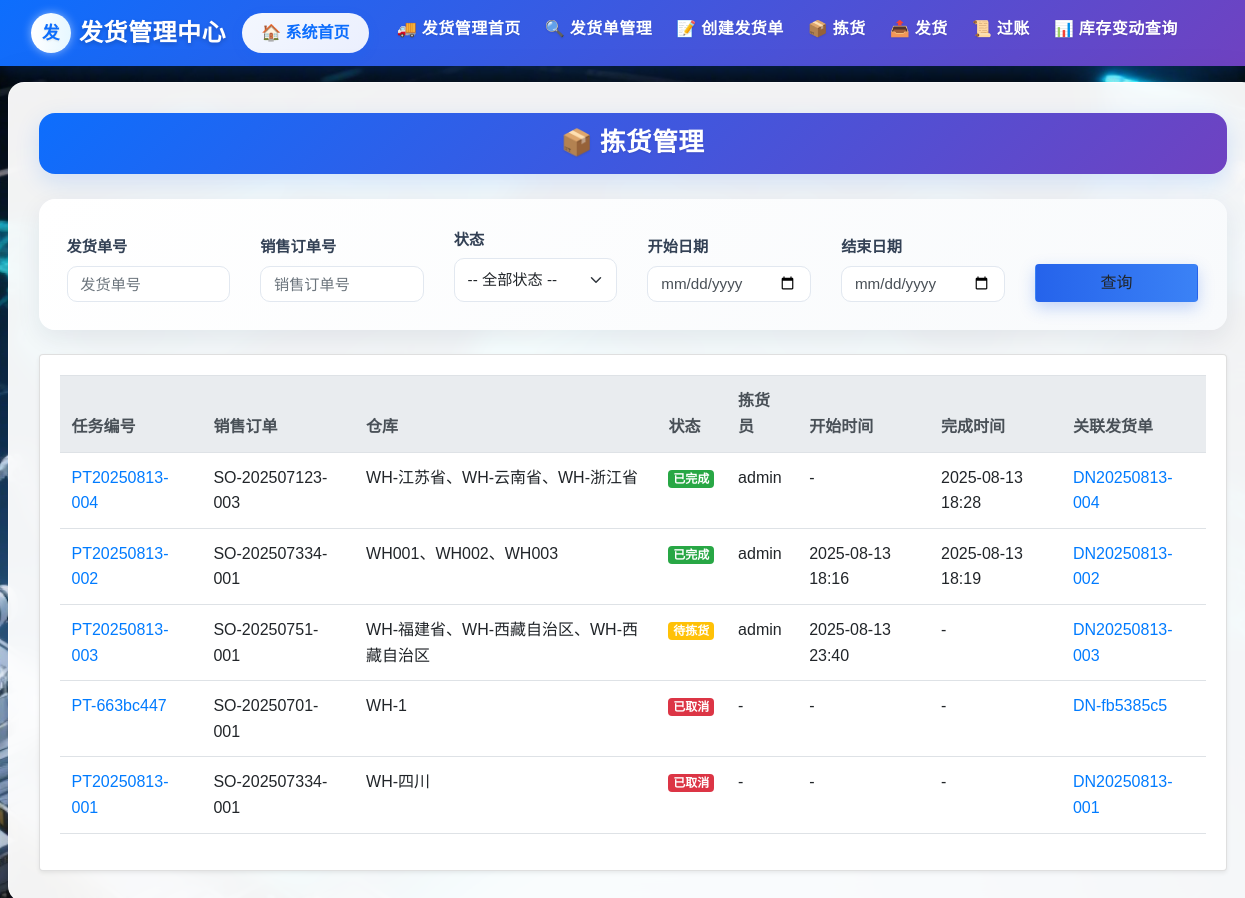
The app's page /delivery/picking_tasks (signed in), older data.
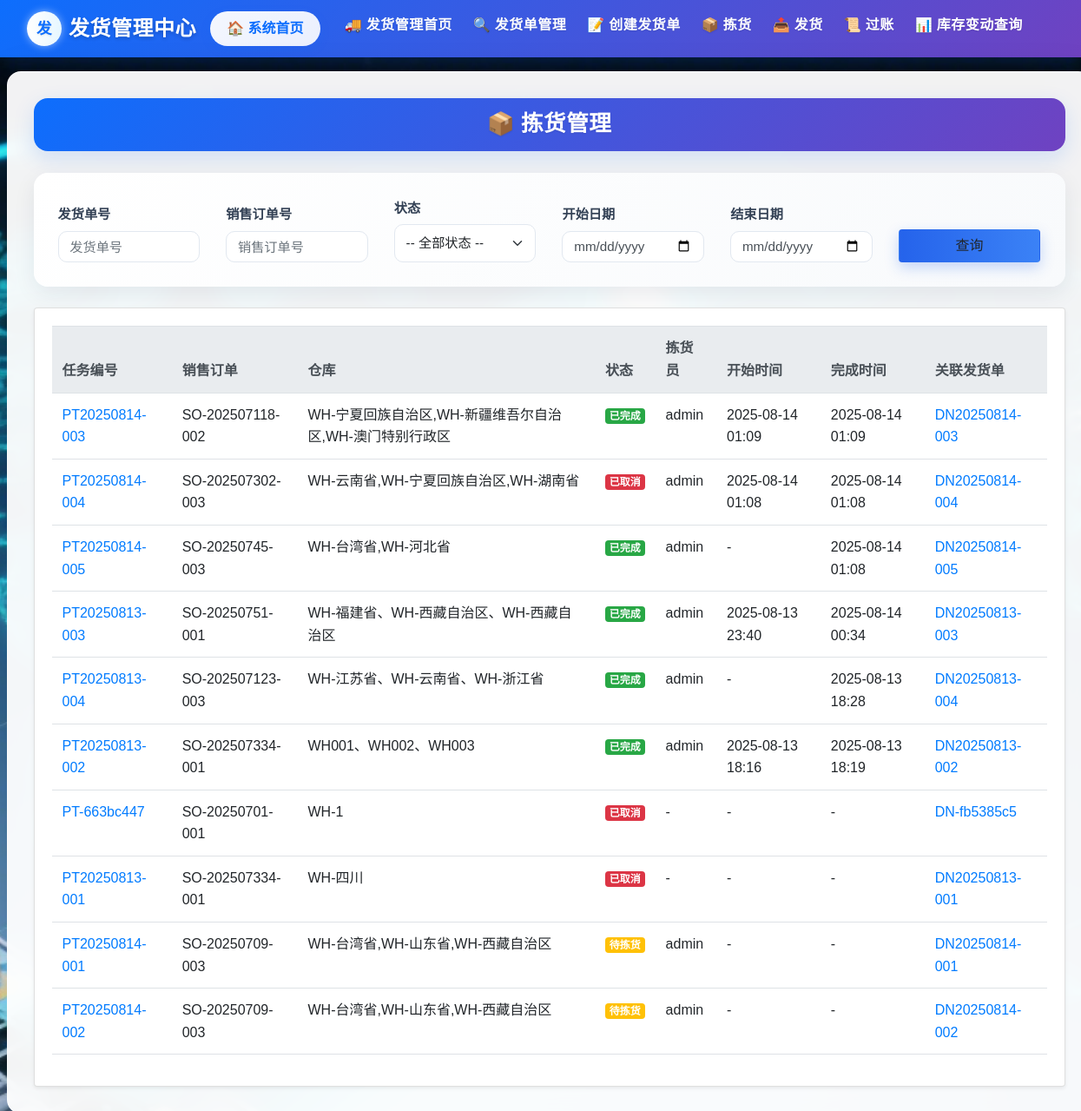
The same page, newer data.
### delivery/models.py (models this page shows)
class PickingTask(db.Model):
    __tablename__ = 'PickingTask'
    task_id = db.Column(db.String(255), primary_key=True)
    sales_order_id = db.Column(db.String(255), db.ForeignKey('SalesOrder.sales_order_id'), nullable=False)
    warehouse_code = db.Column(db.String(255), nullable=False)
    status = db.Column(db.String(50))
    picker = db.Column(db.String(255))  # 拣货员
    assigned_at = db.Column(db.DateTime, nullable=True)  # 分配时间
    start_time = db.Column(db.DateTime)
    complete_time = db.Column(db.DateTime)
    remarks = db.Column(db.Text)
    items = db.relationship('PickingTaskItem', backref='picking_task', cascade='all, delete-orphan', lazy=True)
    sales_order = db.relationship('SalesOrder', backref='picking_tasks')
    VALID_TRANSITIONS = {
        '待拣货': ['已完成','已取消'],
        '已完成': [],
        '已取消': []
    }

class DeliveryNote(db.Model):
    __tablename__ = 'DeliveryNote'
    delivery_note_id = db.Column(db.String(255), primary_key=True)
    picking_task_id = db.Column(db.String(255), db.ForeignKey('PickingTask.task_id'), nullable=False)
    sales_order_id = db.Column(db.String(255), db.ForeignKey('SalesOrder.sales_order_id'), nullable=False)
    delivery_date = db.Column(db.DateTime, nullable=False)
    warehouse_code = db.Column(db.String(255), nullable=False)
    status = db.Column(db.Enum(
        '已创建',
        '已拣货',
        '已发货',
        '已过账',
        '已取消'
    ), default='已创建', nullable=False)
    posted_by = db.Column(db.String(255))
    posted_at = db.Column(db.DateTime)
    created_by = db.Column(db.String(255))
    remarks = db.Column(db.Text)
    items = db.relationship('DeliveryItem', backref='delivery_note', cascade='all, delete-orphan', lazy=True)
    sales_order = db.relationship('SalesOrder', backref='delivery_notes')
    picking_task = db.relationship('PickingTask', backref='delivery_note')
    VALID_TRANSITIONS = {
    '已创建': ['已拣货', '已取消'],
    '已拣货': ['已发货', '已取消'],
    '已发货': ['已过账'],
    '已过账': [],
    '已取消': []
    }

### delivery/views.py (the view)
@delivery_bp.route('/picking_tasks', methods=['GET', 'POST'])
@login_required
def picking_task_list():
    form = forms.SearchPickingTaskForm(request.args)  # 如果用 GET
    q = db.session.query(PickingTask)
    if form.delivery_id.data:
        q = q.join(DeliveryNote, isouter=True).filter(
            DeliveryNote.delivery_note_id.like(f"%{form.delivery_id.data.strip()}%")
        )
    if form.sales_order_id.data:
        q = q.filter(PickingTask.sales_order_id.like(f"%{form.sales_order_id.data.strip()}%"))
    if form.status.data:
        q = q.filter(PickingTask.status == form.status.data)
    if form.start_date.data:
        q = q.filter(PickingTask.start_time >= form.start_date.data)
    if form.end_date.data:
        q = q.filter(PickingTask.start_time <= form.end_date.data)
    q = q.order_by(
        PickingTask.complete_time.desc().nullslast(),
        PickingTask.start_time.desc().nullslast()
    )
    tasks = q.all()
    rows = []
    for t in tasks:
        dn = (db.session.query(DeliveryNote)
              .filter_by(picking_task_id=t.task_id)
              .order_by(DeliveryNote.delivery_date)
              .first())
        rows.append({'task': t, 'delivery': dn})
    return render_template('delivery/picking_task_list.html', form=form, rows=rows)

### delivery/forms.py
class SearchPickingTaskForm(FlaskForm):
    delivery_id = StringField('发货单号', validators=[Optional()])
    sales_order_id = StringField('销售订单号', validators=[Optional()])
    status = SelectField('状态', choices=[
        ('', '-- 全部状态 --'),
        ('待拣货', '待拣货'),
        ('已完成', '已完成'),
        ('已取消', '已取消')
    ], validators=[Optional()])
    start_date = DateField('开始日期', format='%Y-%m-%d', validators=[Optional()])
    end_date = DateField('结束日期', format='%Y-%m-%d', validators=[Optional()])
    submit = SubmitField('查询')

### app.py (called while the page is built)
@login_manager.user_loader
def load_user(user_id):
    return User.query.get(user_id)

### templates/delivery/picking_task_list.html (shortened to what this page needs)
{% extends "delivery/base.html" %}
{% block head_extra %}
<link rel="stylesheet" href="{{ url_for('static', filename='delivery/delivery_styles.css') }}">
{% endblock %}
{% block content %}
<div class="form-title-container">
    <h1 class="form-title">📦 拣货管理</h1>
</div>
<div class="delivery-card animate-fade">
  <form method="get" class="row g-3 query-form align-items-end">
      <div class="col-md-2">
        {{ form.delivery_id.label(class="form-label") }}
        {{ form.delivery_id(class="form-control", placeholder="发货单号") }}
      </div>
      <div class="col-md-2">
        {{ form.sales_order_id.label(class="form-label") }}
        {{ form.sales_order_id(class="form-control", placeholder="销售订单号") }}
      </div>
      <div class="col-md-2">
        {{ form.status.label(class="form-label") }}
        {{ form.status(class="form-select") }}
      </div>
      <div class="col-md-2">
        {{ form.start_date.label(class="form-label") }}
        {{ form.start_date(class="form-control", type="date") }}
      </div>
      <div class="col-md-2">
        {{ form.end_date.label(class="form-label") }}
        {{ form.end_date(class="form-control", type="date") }}
      </div>
      <div class="col-md-2">
        {{ form.submit(class="btn btn-search w-100") }}
      </div>
  </form>
</div>
<div class="card shadow-sm">
    <div class="card-body">
      <div class="table-responsive">
        <table class="table table-hover align-middle">
          <thead class="thead-light">
            <tr>
              <th>任务编号</th>
              <th>销售订单</th>
              <th>仓库</th>
              <th>状态</th>
              <th>拣货员</th>
              <th>开始时间</th>
              <th>完成时间</th>
              <th>关联发货单</th>
            </tr>
          </thead>
          <tbody>
            {% for row in rows %}
            {% set task = row.task %}
            {% set delivery = row.delivery %}
            <tr>
              <td>
                <a href="{{ url_for('delivery.picking_task_detail', task_id=task.task_id) }}">
                  {{ task.task_id }}
                </a>
              </td>
              <td>{{ task.sales_order_id }}</td>
              <td>{{ task.warehouse_code }}</td>
              <td>
                <span class="badge
                  {% if task.status == '待拣货' %}bg-warning
                  {% elif task.status == '已完成' %}bg-success
                  {% else %}bg-danger{% endif %}">
                  {{ task.status }}
                </span>
              </td>
              <td>{{ task.picker or '-' }}</td>
              <td>{{ task.start_time.strftime('%Y-%m-%d %H:%M') if task.start_time else '-' }}</td>
              <td>{{ task.complete_time.strftime('%Y-%m-%d %H:%M') if task.complete_time else '-' }}</td>
              <td>
                {% if delivery %}
                  <a href="{{ url_for('delivery.picking_task_detail', task_id=task.task_id) }}">
                    {{ delivery.delivery_note_id }}
                  </a>
                {% else %}
                  -
                {% endif %}
              </td>
            </tr>
            {% else %}
            <tr>
              <td colspan="8" class="text-center">暂无拣货任务</td>
            </tr>
            {% endfor %}
          </tbody>
        </table>
      </div>
    </div>
  </div>
</div>
{% endblock %}

### templates/delivery/base.html (shortened to what this page needs)
<!doctype html>
<html lang="zh-CN">
  <head>
    <link href="https://cdn.jsdelivr.net/npm/bootstrap@5.3.0/dist/css/bootstrap.min.css" rel="stylesheet">
    <link href="https://cdn.jsdelivr.net/npm/bootstrap-icons@1.10.0/font/bootstrap-icons.css" rel="stylesheet">
    <link rel="stylesheet" href="{{ url_for('static', filename='delivery/delivery_styles.css') }}">
    <link rel="stylesheet" href="https://cdn.staticfile.org/twitter-bootstrap/4.3.1/css/bootstrap.min.css">
    {% block head_extra %}{% endblock %}
  </head>
  <body>
    <nav class="navbar navbar-expand-lg" style="background: linear-gradient(135deg, #0d6efd, #6f42c1); box-shadow: 0 4px 20px rgba(13, 110, 253, 0.25);">
      <div class="container-fluid">
        <div class="d-flex align-items-center">
          <a class="navbar-brand text-white d-flex align-items-center gap-2" >
            <span class="rounded-circle d-inline-flex justify-content-center align-items-center" style="width:40px;height:40px;background:linear-gradient(90deg, #ffffff, #e6f7ff); color:#0d6efd; font-weight:800; box-shadow: 0 0 10px rgba(255,255,255,0.5)">发</span>
            <div class="d-none d-md-block">
              <div style="font-size:1.5rem; font-weight:600; text-shadow: 0 2px 4px rgba(0,0,0,0.2)">发货管理中心</div>
            </div>
          </a>
        </div>
          <a class="btn btn-home-return me-3" href="{{ url_for('auth.dashboard') }}">
            🏠 系统首页
          </a>
        <div class="collapse navbar-collapse" id="navbarNav">
          <ul class="navbar-nav">
            <li class="nav-item mx-1">
              <a class="nav-link text-white fw-medium position-relative" href="{{ url_for('delivery.delivery_home') }}" style="transition: all 0.3s; color: white !important;">
                <h6>🚚 发货管理首页</h6>
              </a>
            </li>
              <li class="nav-item mx-1">
              <a class="nav-link text-white fw-medium position-relative" href="{{ url_for('delivery.delivery_list') }}" style="transition: all 0.3s; color: white !important;">
                <h6>🔍 发货单管理</h6>
              </a>
            </li>
            <li class="nav-item mx-1">
              <a class="nav-link text-white fw-medium position-relative" href="{{ url_for('delivery.create_delivery') }}" style="transition: all 0.3s; color: white !important;">
                <h6>📝 创建发货单</h6>
              </a>
            </li>
            <li class="nav-item mx-1">
              <a class="nav-link text-white fw-medium position-relative" href="{{ url_for('delivery.picking_task_list') }}" style="transition: all 0.3s; color: white !important;">
                <h6>📦 拣货</h6>
              </a>
            </li>
            <li class="nav-item mx-1">
              <a class="nav-link text-white fw-medium position-relative" href="{{ url_for('delivery.shipment_list')}}" style="transition: all 0.3s; color: white !important;">
                <h6>📤 发货</h6>
              </a>
            </li>
            <li class="nav-item mx-1">
              <a class="nav-link text-white fw-medium position-relative" href="{{ url_for('delivery.post_list' )}}" style="transition: all 0.3s; color: white !important;">
                <h6>📜 过账</h6>
              </a>
            </li>
            <li class="nav-item mx-1">
              <a class="nav-link text-white fw-medium position-relative" href="{{ url_for('delivery.inventory_movement' )}}" style="transition: all 0.3s; color: white !important;">
                <h6>📊 库存变动查询</h6>
              </a>
            </li>
          </ul>
        </div>
      </div>
    </nav>
    <div class="container">
      <div class="content-card">
        {% block content %}{% endblock %}
      </div>
  </body>
</html>

### static/delivery/delivery_styles.css (style rules this page uses)
.delivery-card { border-radius: 16px; background: linear-gradient(135deg, #ffffff, #f8fafc); box-shadow: 0 8px 24px rgba(23, 43, 77, 0.08); padding: 28px; margin-bottom: 24px; transition: transform 0.3s ease, box-shadow 0.3s ease; }
.query-form .form-label { font-weight: 600; font-size: 0.95rem; color: #334155; margin-bottom: 0.4rem; }
.query-form .form-control, .query-form .form-select { border-radius: 10px; border: 1px solid #e2e8f0; font-size: 0.95rem; padding: 0.6rem 0.8rem; transition: border-color 0.3s ease, box-shadow 0.3s ease; }
.btn-search { background: linear-gradient(90deg, #2563eb, #3b82f6); box-shadow: 0 6px 16px rgba(37, 99, 235, 0.25); }
.animate-fade { animation: fadeIn 0.5s ease forwards; }

### templates/delivery/base.html (style rules this page uses)
:root { --brand-1: #0d6efd; --brand-2: #2b9af3; --muted: #6c757d; --card-radius: 16px; --glass: rgba(255,255,255,0.85); --bg-gradient: linear-gradient(120deg, #f7fbff 0%, #eef6ff 50%, #f4fbff 100%); --font-heading: 'Noto Serif SC', serif; --font-body: 'Noto Sans SC', sans-serif; --gold: #ffd700; --silver: #c0c0c0; }
body::after { content: ""; position: absolute; top: 0; left: 0; width: 100%; height: 100%; background-image: radial-gradient(rgba(0,0,0,0.03) 1px, transparent 1px); background-size: 20px 20px; z-index: -2; opacity: 0.3; }
html, body { height: 100%; font-family: var(--font-body); color: #223; -webkit-font-smoothing: antialiased; margin: 0; background: url('/static/deliverypages_background.png') center/cover no-repeat fixed; position: relative; line-height: 1.6; }
body::before { content: ""; position: absolute; top: 0; left: 0; width: 100%; height: 100%; background: rgba(255, 255, 255, 0.92); backdrop-filter: blur(5px); z-index: -1; }
h1, h2, h3, h4, h5, h6, .navbar-brand, .nav-link { font-family: var(--font-heading); font-weight: 600; letter-spacing: 0.5px; text-shadow: 0 1px 2px rgba(0,0,0,0.1); }
.navbar .nav-link { font-weight: 600; letter-spacing: 0.8px; text-transform: uppercase; font-size: 0.95rem; }
.navbar-brand { font-size: 1.2rem; letter-spacing: 1px; }
.navbar { box-shadow: 0 6px 18px rgba(35,63,109,0.06); transition: all 0.3s ease; }
.navbar-brand { font-weight: 700; font-size: 1.1rem; letter-spacing: 0.5px; transition: color 0.3s ease; }
.nav-link { color: rgba(34,34,34,0.75) !important; transition: color 0.3s ease; }
.content-card { background-color: rgba(255, 255, 255, 0.95); backdrop-filter: blur(12px); border: 1px solid rgba(255,255,255,0.6); border-radius: var(--card-radius); padding: 30px; box-shadow: 0 15px 50px rgba(23,43,77,0.18); transition: all 0.3s ease; width: 1250px; margin-left: -60px; }
.table thead th { border-bottom: 0; color: #445; font-weight: 600; }
.table tbody tr { transition: transform 0.12s ease, box-shadow 0.12s ease; }
.btn, .nav-link, .table tbody tr { transition: all 0.3s ease; }
.form-title-container { background: linear-gradient(135deg, #0d6efd, #6f42c1); border-radius: 16px; padding: 15px 25px; margin-bottom: 25px; text-align: center; box-shadow: 0 8px 24px rgba(13, 110, 253, 0.15); }
.form-title { color: white; font-weight: 700; font-size: 1.6rem; margin: 0; display: flex; align-items: center; justify-content: center; gap: 15px; }
.btn-home-return { border-radius: 20px; background: linear-gradient(135deg, rgba(255, 255, 255, 0.95), rgba(245, 247, 255, 0.95)); border: none; color: #0d6efd; font-weight: 600; padding: 0.5rem 1.2rem; box-shadow: 0 4px 12px rgba(13, 110, 253, 0.15); transition: all 0.3s ease; display: inline-flex; align-items: center; position: relative; overflow: hidden; }
.btn-home-return::before { content: ''; position: absolute; top: 0; left: 0; width: 100%; height: 100%; background: linear-gradient(135deg, rgba(13, 110, 253, 0.1), rgba(111, 66, 193, 0.1)); opacity: 0; transition: opacity 0.3s ease; }

### templates/delivery/picking_task_list.html (style rules this page uses)
.delivery-card { width: 100%; }

Row changes from the older to the newer data that the page shows:
added PickingTask: task_id "PT20250814-003", sales_order_id "SO-202507118-002", warehouse_code "WH-宁夏回族自治区,WH-新疆维吾尔自治区,WH-澳门特别行政区", status "已完成", picker "admin", start_time "2025-08-14 01:09", complete_time "2025-08-14 01:09"
added DeliveryNote: delivery_note_id "DN20250814-003"
added PickingTask: task_id "PT20250814-004", sales_order_id "SO-202507302-003", warehouse_code "WH-云南省,WH-宁夏回族自治区,WH-湖南省", status "已取消", picker "admin", start_time "2025-08-14 01:08", complete_time "2025-08-14 01:08"
added DeliveryNote: delivery_note_id "DN20250814-004"
added PickingTask: task_id "PT20250814-005", sales_order_id "SO-20250745-003", warehouse_code "WH-台湾省,WH-河北省", status "已完成", picker "admin", start_time "-", complete_time "2025-08-14 01:08"
added DeliveryNote: delivery_note_id "DN20250814-005"
changed PickingTask "PT20250813-003": status "待拣货" → "已完成" (drawn)
added PickingTask: task_id "PT20250814-001", sales_order_id "SO-20250709-003", warehouse_code "WH-台湾省,WH-山东省,WH-西藏自治区", status "待拣货", picker "admin", start_time "-", complete_time "-"
added DeliveryNote: delivery_note_id "DN20250814-001"
added PickingTask: task_id "PT20250814-002", sales_order_id "SO-20250709-003", warehouse_code "WH-台湾省,WH-山东省,WH-西藏自治区", status "待拣货", picker "admin", start_time "-", complete_time "-"
added DeliveryNote: delivery_note_id "DN20250814-002"
Text that changed along with them:
new list line: "PT20250813-003 SO-20250751-001 WH-福建省、WH-西藏自治区、WH-西藏自治区 已完成 admin 2025-08-13 23:40 2025-08-14 00:34"
new list line: "DN20250813-003"
list line gone: "PT20250813-003 SO-20250751-001 WH-福建省、WH-西藏自治区、WH-西藏自治区 待拣货 admin 2025-08-13 23:40 -"
list line gone: "DN20250813-003"
